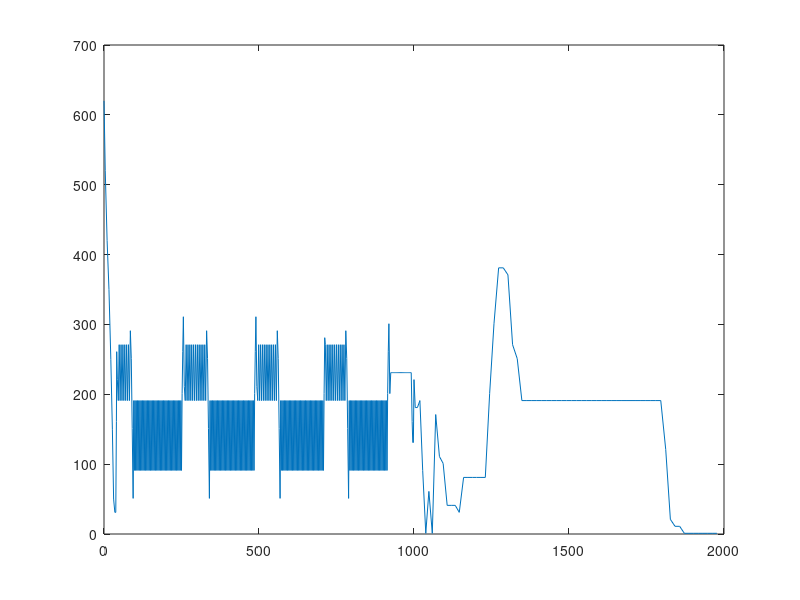

The MATLAB source for this figure: (Note: this script raises an error after producing the figure.)
%dist=[0,8,27,53,76,87,96,108,125,149,169,187,213,245,268,289,313,332,345,362,388,420,448,479,511,543,575,607,634,660,679,691,702,717,741,772,795,815,838,858,877,900,925,942,955,963,970,976,989,1012,1032,1046,1051,1053,1054,1056,1063,1080,1102,1128,1150,1160,1168,1185,1205,1224,1243,1262,1279,1291,1302,1318,1338,1362,1390,1422,1450,1476,1496,1509,1520,1531,1546,1564,1581,1596,1610,1625,1645,1668,1689,1711,1736,1758,1778,1802,1833,1861,1885,1911,1939,1969,1996,2015,2022,2028,2043,2066,2091,2113,2138,2169,2197,2217,2230,2241,2256,2280,2306,2329,2355,2382,2405,2426,2445,2462,2480,2504,2532,2559,2582,2607,2632,2648,2658,2668,2683,2707,2731,2755,2785,2813,2838,2860,2884,2911,2938,2967,2990,3004,3010,3017,3034,3051,3068,3093,3115,3135,3163,3186,3202,3222,3247,3275,3304,3331,3360,3387,3411,3433,3453,3471,3493,3522,3545,3556,3568,3590,3619,3647,3666,3677,3686,3695,3703,3715,3736,3764,3792,3816,3837,3857,3878,3900,3924,3956,3983,4009,4035,4053,4060,4071,4087,4095,4098,4109,4134,4163,4194,4222,4247,4270,4291,4312];
x=1:214;
da=[380,280,190,260,340,410,320,220,220,120,20,1,61,201,201,271,371,451,401,361,301,201,101,1,1,1,1,41,1,1,31,51,1,1,1,131,121,151,231,291,201,141,171,111,191,211,301,301,201,121,21,1,11,171,181,281,341,441,341,371,431,421,381,291,201,101,21,21,1,1,101,1,1,1,1,191,291,231,291,231,311,271,181,181,81,31,1,41,1,1,201,301,401,491,461,411,371,331,301,221,131,101,1,1,111,11,1,81,71,201,241,341,391,291,191,91,111,11,1,1,1,1,1,1,1,111,211,171,91,101,61,201,151,251,281,351,451,411,471,411,371,331,231,251,151,111,11,1,71,201,301,261,171,261,161,61,1,1,181,81,41,11,1,201,301,291,201,291,371,281,331,311,281,261,241,221,221,181,141,71,101,171,211,141,181,81,1,1,11,1,1,1,91,31,171,71,101,1,151,51,141,241,311,211,301,371,271,181,281,191,221,321,221,121];
%plot(dist,da)
po=[620,520,420,350,250,150,50,31,31,161,261,221,191,271,191,271,191,271,191,271,191,271,191,271,191,291,251,151,51,191,91,191,91,191,91,191,91,191,91,191,91,191,91,191,91,191,91,191,91,191,91,191,91,191,91,191,91,191,91,191,91,191,91,191,91,191,91,191,91,191,91,191,91,191,91,191,91,191,91,191,91,191,91,191,91,191,91,191,91,191,91,191,91,191,91,191,91,191,91,191,91,191,91,191,91,191,91,201,261,311,211,191,271,191,271,191,271,191,271,191,271,191,271,191,271,191,271,191,271,191,271,191,271,191,291,251,151,51,191,91,191,91,191,91,191,91,191,91,191,91,191,91,191,91,191,91,191,91,191,91,191,91,191,91,191,91,191,91,191,91,191,91,191,91,191,91,191,91,191,91,191,91,191,91,191,91,191,91,191,91,191,91,191,91,191,91,191,91,191,91,191,91,191,91,191,91,191,91,191,91,201,261,311,211,191,271,191,271,191,271,191,271,191,271,191,271,191,271,191,271,191,271,191,271,191,291,251,151,51,191,91,191,91,191,91,191,91,191,91,191,91,191,91,191,91,191,91,191,91,191,91,191,91,191,91,191,91,191,91,191,91,191,91,191,91,191,91,191,91,191,91,191,91,191,91,191,91,191,91,191,91,191,91,191,91,191,91,191,91,191,91,191,91,191,91,191,91,191,91,201,281,271,191,271,191,271,191,271,191,271,191,271,191,271,191,271,191,271,191,271,191,271,191,291,251,151,51,191,91,191,91,191,91,191,91,191,91,191,91,191,91,191,91,191,91,191,91,191,91,191,91,191,91,191,91,191,91,191,91,191,91,191,91,191,91,191,91,191,91,191,91,191,91,191,91,191,91,191,91,191,91,191,91,191,91,191,91,191,91,201,261,301,201,231,231,231,231,231,231,231,231,231,231,231,231,231,231,231,231,231,231,231,231,231,231,231,161,131,131,221,181,181,191,91,1,61,1,171,111,101,41,41,41,31,81,81,81,81,81,81,201,301,381,381,371,271,251,191,191,191,191,191,191,191,191,191,191,191,191,191,191,191,191,191,191,191,191,191,191,191,191,191,191,191,191,191,121,21,11,11,1,1,1,1,1,1,1,1];




di=[0,4,10,16,22,27,31,35,38,40,41,43,46,49,52,55,58,61,64,67,70,73,76,79,82,85,88,91,94,96,98,100,102,104,106,108,110,112,114,116,118,120,122,124,126,128,130,132,134,136,138,140,142,144,146,148,150,152,154,156,158,160,162,164,166,168,170,172,174,176,178,180,182,184,186,188,190,192,194,196,198,200,202,204,206,208,210,212,214,216,218,220,222,224,226,228,230,232,234,236,238,240,242,244,246,248,250,252,254,256,259,262,265,268,271,274,277,280,283,286,289,292,295,298,301,304,307,310,313,316,319,322,325,328,331,334,337,340,342,344,346,348,350,352,354,356,358,360,362,364,366,368,370,372,374,376,378,380,382,384,386,388,390,392,394,396,398,400,402,404,406,408,410,412,414,416,418,420,422,424,426,428,430,432,434,436,438,440,442,444,446,448,450,452,454,456,458,460,462,464,466,468,470,472,474,476,478,480,482,484,486,488,490,493,496,499,502,505,508,511,514,517,520,523,526,529,532,535,538,541,544,547,550,553,556,559,562,565,568,570,572,574,576,578,580,582,584,586,588,590,592,594,596,598,600,602,604,606,608,610,612,614,616,618,620,622,624,626,628,630,632,634,636,638,640,642,644,646,648,650,652,654,656,658,660,662,664,666,668,670,672,674,676,678,680,682,684,686,688,690,692,694,696,698,700,702,704,706,708,710,712,714,717,720,723,726,729,732,735,738,741,744,747,750,753,756,759,762,765,768,771,774,777,780,783,786,789,791,793,795,797,799,801,803,805,807,809,811,813,815,817,819,821,823,825,827,829,831,833,835,837,839,841,843,845,847,849,851,853,855,857,859,861,863,865,867,869,871,873,875,877,879,881,883,885,887,889,891,893,895,897,899,901,903,905,907,909,911,913,915,917,919,922,925,928,931,934,937,940,943,946,949,952,955,958,961,964,967,970,973,976,979,982,985,988,991,994,996,998,1000,1004,1011,1019,1028,1038,1048,1059,1070,1082,1094,1107,1120,1133,1146,1160,1174,1188,1202,1216,1230,1244,1258,1273,1288,1303,1318,1333,1348,1364,1380,1396,1412,1428,1444,1460,1476,1492,1508,1524,1540,1556,1572,1588,1604,1620,1636,1652,1668,1684,1700,1716,1732,1748,1764,1780,1796,1812,1827,1842,1857,1872,1887,1902,1917,1932,1947,1962,1977];



plot(di,po)
[das] = window_smooth(po,15);

plot(di,das);
% x=[0:pi/8:2*pi];
% y=[203,200,195,196,203,203,200,206];
% lime=[190,206;190,206;190,206;190,206;190,206;190,206;190,206;190,206];
% label={'NW','W','SW','S','SE','E','NE','N'};
% %polar(x,y,'b')
% Draw_radar(y,lime,label)
% function Draw_radar(data,lim,labels)
%data是要画图的数据（根据数据的个数来确定雷达图的轴数）
%lim是各指标画图上下限范围
%labels是坐标轴名称
%     n=length(data);%维度
%     adj_data=zeros(n,1);
%     point=zeros(n,2);
%     
%     set(gca,'units','normal','pos',[0 0 1 1]);
%     axis off
%     axis equal
%     hold on
%     theta_last=pi/2;
%     for i=1:n
%         theta=2*pi/n*i+pi/2;
%         plot([0,500*cos(theta)],[0,500*sin(theta)],'k-','linewidth',2);
%         for j=1:5
%            plot([j*100*cos(theta_last),j*100*cos(theta)],[j*100*sin(theta_last),j*100*sin(theta)],'--','linewidth',0.75,'color',[0.5,0.5,0.5]);
%         end
%         
%         theta_last=theta;
%         if data(i)<lim(i,1)
%             adj_data(i)=0;
%         elseif data(i)>lim(i,2)
%             adj_data(i)=500;
%         else
%             adj_data(i)=(data(i)-lim(i,1))/(lim(i,2)-lim(i,1))*500;
%         end
%         point(i,1:2)=[adj_data(i)*cos(theta);adj_data(i)*sin(theta)];
%         text_around(510*cos(theta),510*sin(theta),labels{i},theta);
%     end
%     
%     for i=1:n
%         theta=2*pi/n*i+pi/2;
%         for j=1:5
%             text_around(j*100*cos(theta),j*100*sin(theta),num2str(lim(i,1)+(lim(i,2)-lim(i,1))/5*j),theta+pi/2,7);
%         end
%     end
%     plot([point(:,1);point(1,1)],[point(:,2);point(1,2)],'k-','linewidth',0.8);
%     fill(point(:,1),point(:,2),[0.9 0.9 0.7])
%     alpha(0.5);
%     texts=findobj(gca,'Type','Text');
%     minx=-300;
%     maxx=300;
%     miny=-300;
%     maxy=300;
%     for i=1:length(texts)
%         rect=get(texts(i),'Extent');
%         x=rect(1);
%         y=rect(2);
%         dx=rect(3);
%         dy=rect(4);
%         if x<minx
%             minx=x;
%         elseif x+dx>maxx
%             maxx=x+dx;
%         end
%         if y<miny
%             miny=y;
%         elseif y+dy>maxy
%             maxy=y+dy;
%         end
%     end
%     axis([minx-50,maxx+50,miny-20,maxy+20]);
% end
%  
% function text_around(x,y,txt,theta,fontsize)
%     if nargin==4
%         fontsize=10;
%     end
%     section=mod(theta+pi/12,2*pi);
%     if section>pi+pi/6
%         %上对齐
%         if section>1.5*pi+pi/6
%             %左对齐
%             text(x,y,txt,'VerticalAlignment','cap','HorizontalAlignment','left','Fontsize',fontsize);
%         elseif section>1.5*pi
%             %中对齐
%             text(x,y,txt,'VerticalAlignment','cap','HorizontalAlignment','center','Fontsize',fontsize);
%         else
%             %右对齐
%             text(x,y,txt,'VerticalAlignment','cap','HorizontalAlignment','right','Fontsize',fontsize);
%         end
%     elseif section>pi
%         %中、右对齐
%         text(x,y,txt,'VerticalAlignment','middle','HorizontalAlignment','right','Fontsize',fontsize);
%     elseif section>pi/6
%         %下对齐
%         if section>0.5*pi+pi/6
%             %右对齐
%             text(x,y,txt,'VerticalAlignment','bottom','HorizontalAlignment','right','Fontsize',fontsize);
%         elseif section>0.5*pi
%             %中对齐
%             text(x,y,txt,'VerticalAlignment','bottom','HorizontalAlignment','center','Fontsize',fontsize);
%         else
%             %左对齐
%             text(x,y,txt,'VerticalAlignment','bottom','HorizontalAlignment','left','Fontsize',fontsize);
%         end
%     else
%         %中、左对齐
%         text(x,y,txt,'VerticalAlignment','middle','HorizontalAlignment','left','Fontsize',fontsize);
%     end
% end
% 
function [data_m] = window_smooth(data,n)
%n为窗口长度
L = length(data);%数据长度
 
%均值滤波
m = 0;
k = 0;
for i =1:L
    if(i<n)
        data_m(i) = data(i);
    else
       for(j = i-n+1:i)
           k = k+1;
       w1(k) = data(j);
       end
    data_m(i) = mean(w1);
    k = 0;
    end
end
end